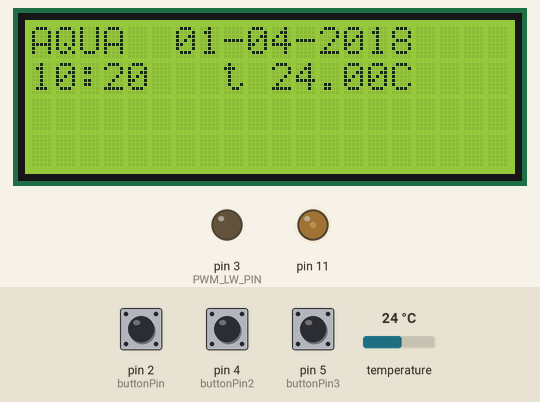
This sketch was run on a simulated Arduino Uno, built with avr-gcc and run on an emulated ATmega328P. On the bench: 20×4 character LCD, output pins drawn as LEDs (lit = HIGH). The test bench sets the inputs (shaded band); at power-on: pin 2 (buttonPin) LOW, pin 5 (buttonPin3) LOW, temperature 24 °C, pin 4 (buttonPin2) LOW. The local clock reads 2024-03-15 10:24:30 at power-on unless the sketch sets it; EEPROM starts erased.

Above: at 1.2 s.
1.3 s: pin 2 (buttonPin) pulled HIGH for 0.95 s
At 3.6 s:
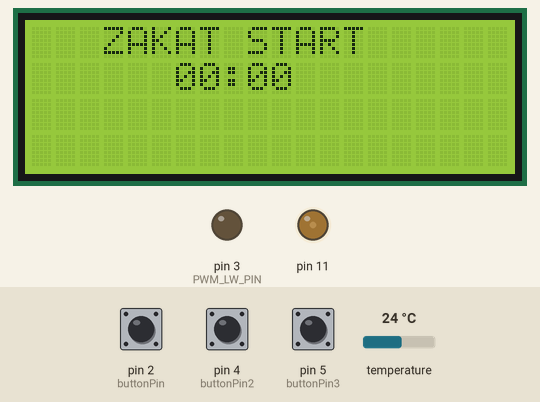
3.9 s: pin 2 (buttonPin) pulled HIGH for 3.2 s
At 8.4 s:
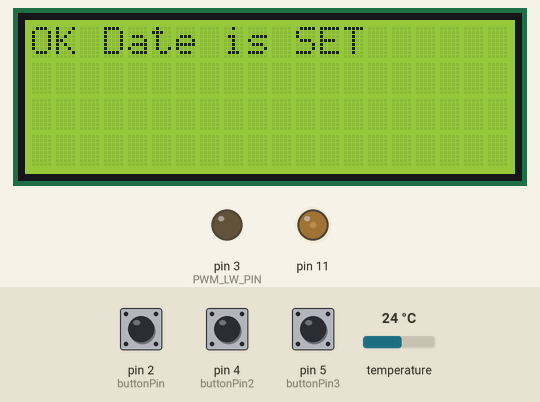
8.6 s: pin 5 (buttonPin3) pulled HIGH for 3.2 s
At 10.3 s:
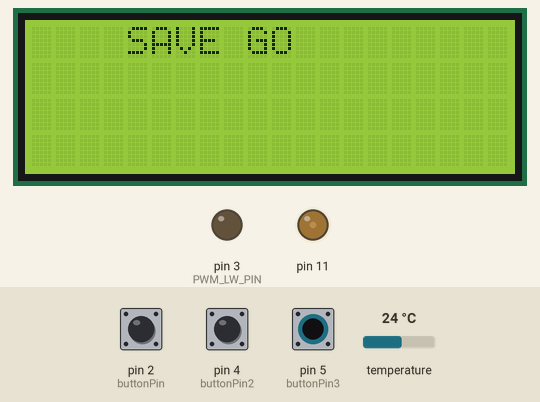
13.3 s: temperature set to 10.8 °C
At 14.5 s:
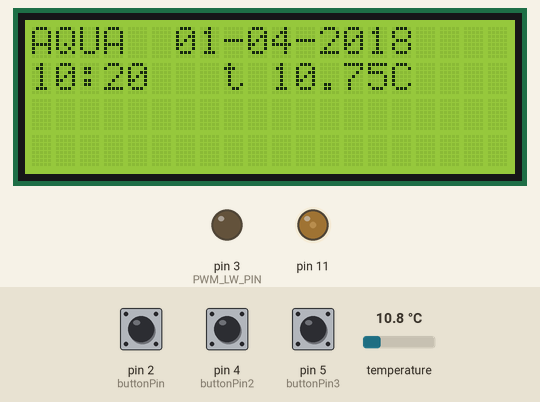
15.1 s: temperature set to 9.5 °C
At 16.4 s:
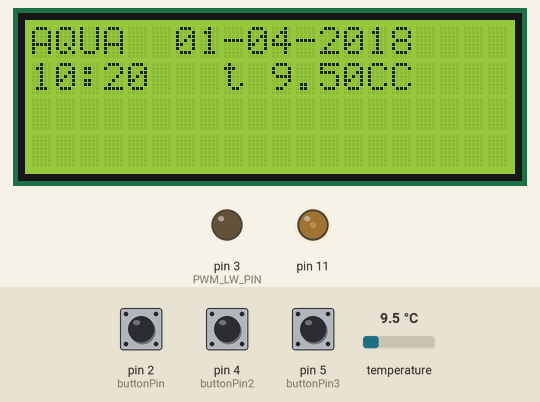
16.7 s: pin 2 (buttonPin) pulled HIGH for 0.95 s
At 17.2 s:
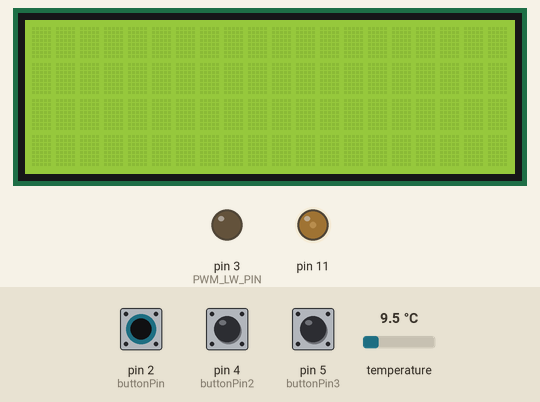
Timing chart, 0 to 19.7 s (numbered marks = the images above; inputs shaded):
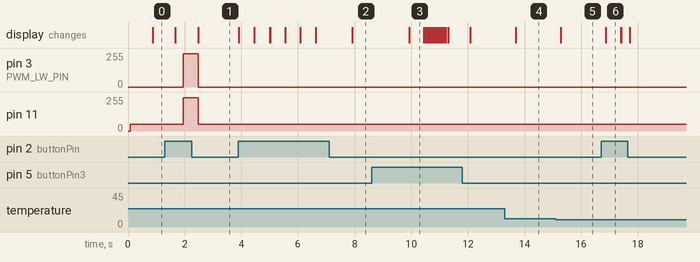

The sketch:

aqua.ino
```cpp
#include <Wire.h> //Подключаем библиотеку для использования I2C интерфейса с модулем RTC


#include <OneWire.h>
#include <DallasTemperature.h>

#include "RTClib.h" //Подключаем библиотеку для использования модуля часов реального времени RTC

#include <EEPROM.h>


OneWire oneWire(A3);
DallasTemperature ds(&oneWire);

#include <LiquidCrystal_I2C.h> // библиотека экрана
LiquidCrystal_I2C lcd(0x27,20,4);


int PWM_LW_MIN = 0; //Если необходим ток покоя на LED - изменить эту константу
int PWM_LW_MAX = 250; //Если необходимо ограничить максимальную яркость - уменьшить значение
#define PWM_LW_PIN 3 //Пин порта, где будет ШИМ LW

#define mn 60UL //Дополнительные константы для удобства
#define hr 3600UL //Отражают соответствующие количества секунд
#define d 86400UL
#define dMinute 60UL //Константы для удобства перевода времени в функциях, соответсвующее количество секунд в 1 минуте
#define dHour 3600UL //Константы для удобства перевода времени в функциях, соответсвующее количество секунд в 1 часе

RTC_DS1307 RTC;

int  RH = 0;
int  RM = 0;
int  RD = 0;
int  ZH = 0;
int  ZM = 0;
int  ZD = 0;
int  PS = 0;
int  ScD = 250;
int  ScN = 50;


const int buttonPin = 2;
int buttonState = 0;
const int buttonPin2 = 4;
int buttonState2 = 0;
const int buttonPin3 = 5;
int buttonState3 = 0;

// устанавливаем дату и время по умолчанию
int  YEARSET = 2018;
int  MONTHSET = 4;
int  DAYSET = 1;
int  HOURSET = 10;
int  MINUTESET = 20;

int pos = 1; // уровень меню 1
int pos1 = 1; // уровень меню 2


//********************************************************************************************


void setup(){

Serial.begin(9600);
Wire.begin(); //Инициируем I2C интерфейс

RH = EEPROM.read(0);
RM = EEPROM.read(1);
RD = EEPROM.read(2);
ZH = EEPROM.read(3);
ZM = EEPROM.read(4);
ZD = EEPROM.read(5);

ds.begin();

RTC.begin(); //Инициирум RTC модуль


pinMode(buttonPin, INPUT);
pinMode(buttonPin2, INPUT);
pinMode(buttonPin3, INPUT);


lcd.init(); // запускаем библиотеку экрана
lcd.backlight();

RTC.adjust(DateTime(YEARSET, MONTHSET, DAYSET, HOURSET , MINUTESET , 01));
if (! RTC.begin()) {
RTC.adjust(DateTime(YEARSET, MONTHSET, DAYSET, HOURSET , MINUTESET , 01));
delay (500);
}
// if (! RTC.isrunning()) {
// Serial.println("RTC is NOT running!");
// RTC.adjust(DateTime(2014, 7, 12, 22, 48, 1));
// }
//RTC.adjust(DateTime(2012, 7, 31, 21, 53, 1));
//RTC.adjust(DateTime(__DATE__, __TIME__));
} // КОНЕЦ ИНИЦИАЛИЗАЦИИ

//********************************************************************************************


void loop() // ПРОГРАММЫй безусловный ЦИКЛ
{


// long sunrise_start = RH*hr+RM*mn; //Начало восхода в 9 - 45
// long sunrise_duration = RD*mn; //Длительность восхода 30 минут
// long sunset_start = ZH*hr+ZM*mn; //начало заката в 21-15
// long sunset_duration = ZD*mn; //Длительность заката 30 минут

long sunrise_start = RH*dHour+RM*dMinute; //Начало восхода
long sunrise_duration = RD*dMinute; //Длительность восхода
long sunset_start = ZH*dHour+ZM*dMinute; //начало заката
long sunset_duration = ZD*dMinute; //Длительность заката

long pwm_LW;
DateTime myTime = RTC.now(); //Читаем данные времени из RTC при каждом выполнении цикла
long Day_time = myTime.unixtime() % 86400; //сохраняем в переменную - время в формате UNIX
if ((Day_time<sunrise_start) || //Если с начала суток меньше чем начало восхода
(Day_time>=sunset_start+sunset_duration)) { //Или больше чем начало заката + длительность
pwm_LW = PWM_LW_MIN; //Величина для записи в порт равна минимуму


//*********************************************************************************************
// обработка интервала восхода
//*********************************************************************************************
}else if ((Day_time>=sunrise_start) && //Если с начала суток больше чем начало восхода
(Day_time<sunrise_start+sunrise_duration)){ //И меньше чем начало восхода + длительность

pwm_LW = ((Day_time - sunrise_start)*(PWM_LW_MAX-PWM_LW_MIN)) / sunrise_duration; //Вычисляем для рассвета величину для записи в порт ШИМ


//*********************************************************************************************
// обработка интервала заката
//*********************************************************************************************
}else if ((Day_time>=sunset_start) && //Если начала суток больше чем начало заката и меньше чем
(Day_time<sunset_start+sunset_duration)){ //начало заката плюс длительность

pwm_LW = ((sunset_start+sunset_duration - Day_time)*(PWM_LW_MAX-PWM_LW_MIN)) / sunrise_duration; //Вычисляем для заката величину для записи в порт ШИМ


//********************************************************************************************
// обработка интервала от конца рассвета и до начала заката,
// когда свет должен быть включен на максимальную яркость
//********************************************************************************************
}else {
pwm_LW = PWM_LW_MAX; //Устанавливаем максимальную величину для записи в порт ШИМ

}

analogWrite(PWM_LW_PIN, pwm_LW); //Пишем в порт вычисленное значение


if (Day_time>=sunrise_start && Day_time<=sunset_start ){
  analogWrite(11, ScD);
}
  else {
 analogWrite(11, ScN);
}


buttonState = digitalRead(buttonPin);
if (buttonState == HIGH) {
  pos++;
  lcd.clear();
  delay (250);
  }


if (pos >= 16){
  lcd.clear();
  pos=1;
    }

switch (pos){
case 1:
      ds.requestTemperatures();
      //lcd.clear();
      lcd.setCursor(8,1);
      lcd.print("t ");
      lcd.print(ds.getTempCByIndex(0));
      lcd.print("C");
      lcd.setCursor(0,0);
      lcd.print("AQUA");
      lcd.setCursor(6,0);
      if (myTime.day() < 10) lcd.print("0");
      lcd.print(myTime.day(),DEC);
      lcd.print("-");
      if (myTime.month() < 10) lcd.print("0");
      lcd.print(myTime.month(),DEC);
      lcd.print("-");
      lcd.print(myTime.year(),DEC);
      lcd.setCursor(0,1);
      if (myTime.hour() < 10) lcd.print("0");
      lcd.print(myTime.hour(),DEC);
      lcd.print(":");
      if (myTime.minute() < 10) lcd.print("0");
      lcd.print(myTime.minute(),DEC);
      break;

case 2:

      lcd.setCursor(1,0);
      lcd.print("RASSVET START");
      buttonState2 = digitalRead(buttonPin2);
      if (buttonState2 == HIGH) {
        RH++;

        delay(100);
        }
      if (RH >= 24)  {
        RH = 0;
        }
        buttonState3 = digitalRead(buttonPin3);
      if (buttonState3 == HIGH) {
        RM++;

        delay(100);
        }
      if (RM >= 60)  {
        RM = 0;
        }
      lcd.setCursor(5,1);
      if ( RH < 10) lcd.print("0");

      lcd.print(RH);
      lcd.print(":");
      if ( RM < 10) lcd.print("0");

      lcd.print(RM);
      break;

case 3:

      lcd.setCursor(2,0);
      lcd.print("RASSVET LONG");
      buttonState2 = digitalRead(buttonPin2);
      if (buttonState2 == HIGH) {
        RD--;
        delay(100);
        }
      if (RD > 60)  {
        RD = 0;
        }
      buttonState3 = digitalRead(buttonPin3);
      if (buttonState3 == HIGH) {
        RD++;
        delay(100);
        }
      if (RD < 0)  {
        RD = 60;
        }
      lcd.setCursor(7,1);
      if ( RD < 10) lcd.print("0");
      lcd.print(RD);
      break;
case 4:

      lcd.setCursor(3,0);
      lcd.print("ZAKAT START");
      buttonState2 = digitalRead(buttonPin2);
      if (buttonState2 == HIGH) {
        ZH++;
        delay(100);
        }
      if (ZH >= 24)  {
        ZH = 0;
        }
        buttonState3 = digitalRead(buttonPin3);
      if (buttonState3 == HIGH) {
        ZM++;
        delay(100);
        }
      if (ZM >= 60)  {
        ZM = 0;
        }
      lcd.setCursor(6,1);
      if ( ZH < 10) lcd.print("0");
      lcd.print(ZH);
      lcd.print(":");
      if ( ZM < 10) lcd.print("0");
      lcd.print(ZM);
      break;

case 5:

      lcd.setCursor(3,0);
      lcd.print("ZAKAT LONG");
      buttonState2 = digitalRead(buttonPin2);
      if (buttonState2 == HIGH) {
        ZD--;
        delay(100);
        }
      if (ZD > 60)  {
        ZD = 0;
        }
      buttonState3 = digitalRead(buttonPin3);
      if (buttonState3 == HIGH) {
        ZD++;
        delay(100);
        }
      if (ZD < 0)  {
        ZD = 60;
        }
      lcd.setCursor(7,1);
      if ( ZD < 10) lcd.print("0");
      lcd.print(ZD);
      break;

case 6:

      lcd.setCursor(0,0);
      lcd.print("POWER LAMP");
      lcd.print(" ");
      PS = PWM_LW_MAX / 2.5;
      lcd.print(PS);
      lcd.print(" ");
      lcd.print("%");
      buttonState3 = digitalRead(buttonPin3);
      if (buttonState3 == HIGH) {
        PWM_LW_MAX = PWM_LW_MAX + 25;

         delay(150);
         lcd.clear();
        }
      if (PWM_LW_MAX > 250)  {
        PWM_LW_MAX = 250;

        }
       buttonState2 = digitalRead(buttonPin2);
      if (buttonState2 == HIGH) {
       PWM_LW_MAX = PWM_LW_MAX - 25;

        delay(150);
        lcd.clear();
        }
      if (PWM_LW_MAX < 0)  {
        PWM_LW_MAX = 0;
        }
        lcd.setCursor(3,1);
        if (PS >= 10 && PS <20 ) {
        lcd.print("*");
        }
        if (PS >=20 && PS <30 ) {
        lcd.print("**");
        }
        if (PS >=30 && PS <40 ) {
        lcd.print("***");
        }
        if (PS >=40 && PS <50 ) {
        lcd.print("****");
        }
        if (PS >=50 && PS <60 ) {
        lcd.print("*****");
        }
        if (PS >=60 && PS <70 ) {
        lcd.print("******");
        }
        if (PS >=70 && PS <80 ) {
        lcd.print("*******");
        }
        if (PS >=80 && PS <90 ) {
        lcd.print("********");
        }
        if (PS >=90 && PS <100 ) {
        lcd.print("*********");
        }
        if (PS >=100) {
        lcd.print("**********");
        }
      break;

case 7:

      lcd.setCursor(0,0);
      lcd.print("NIGHT POWER");
      lcd.print(" ");
      PS = PWM_LW_MIN / 2.5;
      lcd.print(PS);
      lcd.print("%");
      buttonState3 = digitalRead(buttonPin3);
      if (buttonState3 == HIGH) {
        PWM_LW_MIN = PWM_LW_MIN + 25;

         delay(150);
         lcd.clear();
        }
      if (PWM_LW_MIN > 250)  {
        PWM_LW_MIN = 250;
        }
       buttonState2 = digitalRead(buttonPin2);
      if (buttonState2 == HIGH) {
       PWM_LW_MIN = PWM_LW_MIN - 25;

        delay(150);
        lcd.clear();
        }
      if (PWM_LW_MIN < 0)  {
        PWM_LW_MIN = 0;
        }
        lcd.setCursor(3,1);
        if (PS >= 10 && PS <20 ) {
        lcd.print("*");
        }
        if (PS >=20 && PS <30 ) {
        lcd.print("**");
        }
        if (PS >=30 && PS <40 ) {
        lcd.print("***");
        }
        if (PS >=40 && PS <50 ) {
        lcd.print("****");
        }
        if (PS >=50 && PS <60 ) {
        lcd.print("*****");
        }
        if (PS >=60 && PS <70 ) {
        lcd.print("******");
        }
        if (PS >=70 && PS <80 ) {
        lcd.print("*******");
        }
        if (PS >=80 && PS <90 ) {
        lcd.print("********");
        }
        if (PS >=90 && PS <100 ) {
        lcd.print("*********");
        }
        if (PS >=100) {
        lcd.print("**********");
        }
      break;

case 8:

      lcd.setCursor(1,0);
      lcd.print("DISP DAY");
      lcd.print(" ");
      PS = ScD / 2.5;
      lcd.print(PS);
      lcd.print(" ");
      lcd.print("%");
      buttonState3 = digitalRead(buttonPin3);
      if (buttonState3 == HIGH) {
        ScD = ScD + 25;

         delay(150);
         lcd.clear();
        }
      if (ScD > 250)  {
        ScD = 250;

        }
       buttonState2 = digitalRead(buttonPin2);
      if (buttonState2 == HIGH) {
       ScD = ScD - 25;

        delay(150);
        lcd.clear();
        }
      if (ScD < 0)  {
        ScD = 0;
        }
        lcd.setCursor(3,1);
        if (PS >= 10 && PS <20 ) {
        lcd.print("*");
        }
        if (PS >=20 && PS <30 ) {
        lcd.print("**");
        }
        if (PS >=30 && PS <40 ) {
        lcd.print("***");
        }
        if (PS >=40 && PS <50 ) {
        lcd.print("****");
        }
        if (PS >=50 && PS <60 ) {
        lcd.print("*****");
        }
        if (PS >=60 && PS <70 ) {
        lcd.print("******");
        }
        if (PS >=70 && PS <80 ) {
        lcd.print("*******");
        }
        if (PS >=80 && PS <90 ) {
        lcd.print("********");
        }
        if (PS >=90 && PS <100 ) {
        lcd.print("*********");
        }
        if (PS >=100) {
        lcd.print("**********");
        }
      break;

case 9:

      lcd.setCursor(0,0);
      lcd.print("DISP NIGHT");
      lcd.print(" ");
      PS = ScN / 2.5;
      lcd.print(PS);
      lcd.print(" ");
      lcd.print("%");
      buttonState3 = digitalRead(buttonPin3);
      if (buttonState3 == HIGH) {
       ScN = ScN + 25;

         delay(150);
         lcd.clear();
        }
      if (ScN > 250)  {
        ScN = 250;

        }
       buttonState2 = digitalRead(buttonPin2);
      if (buttonState2 == HIGH) {
       ScN = ScN - 25;

        delay(150);
        lcd.clear();
        }
      if (ScN < 0)  {
        ScN = 0;
        }
        lcd.setCursor(3,1);
        if (PS >= 10 && PS <20 ) {
        lcd.print("*");
        }
        if (PS >=20 && PS <30 ) {
        lcd.print("**");
        }
        if (PS >=30 && PS <40 ) {
        lcd.print("***");
        }
        if (PS >=40 && PS <50 ) {
        lcd.print("****");
        }
        if (PS >=50 && PS <60 ) {
        lcd.print("*****");
        }
        if (PS >=60 && PS <70 ) {
        lcd.print("******");
        }
        if (PS >=70 && PS <80 ) {
        lcd.print("*******");
        }
        if (PS >=80 && PS <90 ) {
        lcd.print("********");
        }
        if (PS >=90 && PS <100 ) {
        lcd.print("*********");
        }
        if (PS >=100) {
        lcd.print("**********");
        }
      break;
case 10:
      lcd.setCursor(0,0);
      lcd.print("Year Set");
      lcd.setCursor(0,1);
      lcd.print(YEARSET);
      buttonState2 = digitalRead(buttonPin2);
      if (buttonState2 == HIGH) {
      YEARSET = YEARSET - 1;
      delay(100);
      // lcd.clear();
      }
      buttonState3 = digitalRead(buttonPin3);
      if (buttonState3 == HIGH) {
      YEARSET = YEARSET + 1;
      delay(100);
      // lcd.clear();
      }
      break;
case 11:
      lcd.setCursor(0,0);
      lcd.print("Mount Set");
      lcd.setCursor(0,1);
      lcd.print(MONTHSET);
      buttonState2 = digitalRead(buttonPin2);
      if (buttonState2 == HIGH) {
      MONTHSET = MONTHSET - 1;
      delay(100);
      // lcd.clear();
      }
      buttonState3 = digitalRead(buttonPin3);
      if (buttonState3 == HIGH) {
      MONTHSET = MONTHSET + 1;
      delay(100);
      // lcd.clear();
      }
      break;
case 12:
      lcd.setCursor(0,0);
      lcd.print("DAYSET Set");
      lcd.setCursor(0,1);
      lcd.print(DAYSET);
      buttonState2 = digitalRead(buttonPin2);
      if (buttonState2 == HIGH) {
      DAYSET = DAYSET - 1;
      delay(100);
      // lcd.clear();
      }
      buttonState3 = digitalRead(buttonPin3);
      if (buttonState3 == HIGH) {
      DAYSET = DAYSET + 1;
      delay(100);
      // lcd.clear();
      }
      break;
case 13:
      lcd.setCursor(0,0);
      lcd.print("HOURSET Set");
      lcd.setCursor(0,1);
      lcd.print(HOURSET);
      buttonState2 = digitalRead(buttonPin2);
      if (buttonState2 == HIGH) {
      HOURSET = HOURSET - 1;
      delay(100);
      // lcd.clear();
      }
      buttonState3 = digitalRead(buttonPin3);
      if (buttonState3 == HIGH) {
      HOURSET = HOURSET + 1;
      delay(100);
      // lcd.clear();
      }
      break;
case 14:
      lcd.setCursor(0,0);
      lcd.print("MINUTESET Set");
      lcd.setCursor(0,1);
      lcd.print(MINUTESET);
      buttonState2 = digitalRead(buttonPin2);
      if (buttonState2 == HIGH) {
      MINUTESET = MINUTESET - 1;
      delay(100);
      // lcd.clear();
      }
      buttonState3 = digitalRead(buttonPin3);
      if (buttonState3 == HIGH) {
      MINUTESET = MINUTESET + 1;
      delay(100);
      // lcd.clear();
      }
      break;
case 15:
      lcd.setCursor(0,0);
      lcd.print(DAYSET);
      lcd.print(".");
      lcd.print(MONTHSET);
      lcd.print(".");
      lcd.print(YEARSET);

      lcd.setCursor(10,0);
      lcd.print(HOURSET);
      lcd.print(":");
      lcd.print(MINUTESET);

      if (buttonState == HIGH) {
      lcd.clear();
      delay (1000) ;
      RTC.adjust(DateTime(YEARSET, MONTHSET, DAYSET, HOURSET , MINUTESET , 01));
      lcd.print("OK Date is SET");
      delay (2000);
      pos = 16;
      }
 case 16:
      lcd.setCursor(1,0);
      lcd.print("SAVE TO MEMORY");
      buttonState3 = digitalRead(buttonPin3);
      if (buttonState3 == HIGH) {
      lcd.clear();
      lcd.setCursor(4,0);
      lcd.print("SAVE GO");
      delay(500);
      for (int thisChar = 0; thisChar < 16; thisChar++) {
      lcd.setCursor(thisChar, 1);
      lcd.print("*");
      delay(50);
      }
      EEPROM.write(0, RH);
      EEPROM.write(1, RM);
      EEPROM.write(2, RD);
      EEPROM.write(3, ZH);
      EEPROM.write(4, ZM);
      EEPROM.write(5, ZD);
      RTC.adjust(DateTime(YEARSET, MONTHSET, DAYSET, HOURSET , MINUTESET , 01));
      lcd.print("OK Date is SET");
      lcd.clear();
      pos = 1;
      }
      break;
 //delay (100);

      }


}
```

Measured:
- the behaviour switches between 10 and 9.9 °C on temperature (found by bisection; images 4 and 5)
- after the input at 1.3 s, pin 3 (PWM_LW_PIN): 0/255 → 250/255 after 0.65 s, → 0/255 0.54 s later; pin 11: 50/255 → 250/255 after 0.65 s, → 50/255 0.54 s later; the display: first changes after 0.38 s (image 1 shows a later state)
- after the input at 3.9 s, the display: first changes at once (image 2 shows a later state)
- after the input at 8.6 s, the display: changes after 1.3 s (image 3)
- after the input at 13.3 s, the display: changes after 0.38 s (image 4)
- after the input at 15.1 s, the display: changes after 0.17 s (image 5)
- after the input at 16.7 s, the display: changes after 0.17 s (image 6)
